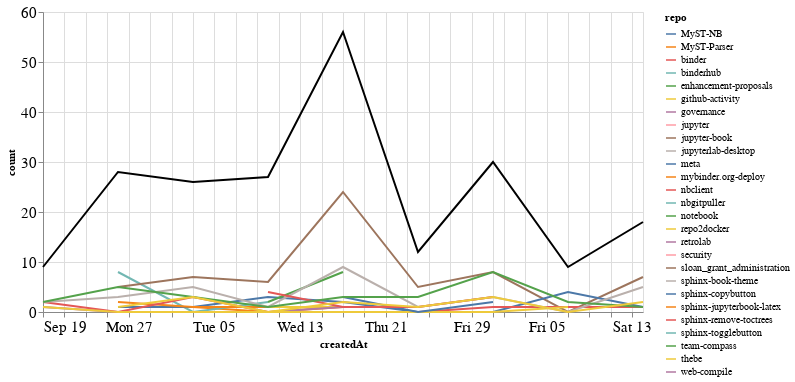

The notebook cell this image was saved under:
### Markdown cell above
### Comments

### Code cell
comments_time = comments.groupby('repo').resample('W', on='createdAt').count()['author'].reset_index()
comments_time = comments_time.rename(columns={'author': 'count'})
comments_time_total = comments_time.groupby('createdAt').agg({"count": "sum"}).reset_index()
ch1 = alt.Chart(comments_time, width=600).mark_line().encode(
    x='createdAt',
    y='count',
    color='repo',
    tooltip="repo"
)

ch2 = alt.Chart(comments_time_total, width=600).mark_line(color="black").encode(
    x='createdAt',
    y='count',
)

ch1 + ch2

### Figure 1 — Vega-Lite specification as saved in the notebook (floating-point values rounded to 4 significant figures)
{"config": {"axisLeft": {"labelFontSize": 15}, "axisBottom": {"labelFontSize": 15}}, "layer": [{"data": {"name": "data-5d9f70cc35adf9fac02fbc68040fef5f"}, "mark": "line", "encoding": {"color": {"type": "nominal", "field": "repo"}, "tooltip": {"type": "nominal", "field": "repo"}, "x": {"type": "temporal", "field": "createdAt"}, "y": {"type": "quantitative", "field": "count"}}, "width": 600}, {"data": {"name": "data-4dd7bd12be6b6d0b329c416d4ecd287c"}, "mark": {"type": "line", "color": "black"}, "encoding": {"x": {"type": "temporal", "field": "createdAt"}, "y": {"type": "quantitative", "field": "count"}}, "width": 600}], "$schema": "https://vega.github.io/schema/vega-lite/v4.8.1.json", "datasets": {"data-5d9f70cc35adf9fac02fbc68040fef5f": [{"repo": "MyST-NB", "createdAt": "2021-10-17T00:00:00", "count": 1}, {"repo": "MyST-NB", "createdAt": "2021-10-24T00:00:00", "count": 1}, {"repo": "MyST-Parser", "createdAt": "2021-09-26T00:00:00", "count": 1}, {"repo": "MyST-Parser", "createdAt": "2021-10-03T00:00:00", "count": 1}, {"repo": "MyST-Parser", "createdAt": "2021-10-10T00:00:00", "count": 0}, {"repo": "MyST-Parser", "createdAt": "2021-10-17T00:00:00", "count": 1}, {"repo": "binder", "createdAt": "2021-09-19T00:00:00", "count": 1}, {"repo": "binderhub", "createdAt": "2021-09-26T00:00:00", "count": 8}, {"repo": "binderhub", "createdAt": "2021-10-03T00:00:00", "count": 0}, {"repo": "binderhub", "createdAt": "2021-10-10T00:00:00", "count": 2}, {"repo": "enhancement-proposals", "createdAt": "2021-10-10T00:00:00", "count": 2}, {"repo": "github-activity", "createdAt": "2021-10-10T00:00:00", "count": 1}, {"repo": "github-activity", "createdAt": "2021-10-17T00:00:00", "count": 1}, {"repo": "governance", "createdAt": "2021-09-19T00:00:00", "count": 1}, {"repo": "governance", "createdAt": "2021-09-26T00:00:00", "count": 0}, {"repo": "governance", "createdAt": "2021-10-03T00:00:00", "count": 0}, {"repo": "governance", "createdAt": "2021-10-10T00:00:00", "count": 0}, {"repo": "governance", "createdAt": "2021-10-17T00:00:00", "count": 1}, {"repo": "jupyter", "createdAt": "2021-11-14T00:00:00", "count": 1}, {"repo": "jupyter-book", "createdAt": "2021-09-26T00:00:00", "count": 5}, {"repo": "jupyter-book", "createdAt": "2021-10-03T00:00:00", "count": 7}, {"repo": "jupyter-book", "createdAt": "2021-10-10T00:00:00", "count": 6}, {"repo": "jupyter-book", "createdAt": "2021-10-17T00:00:00", "count": 24}, {"repo": "jupyter-book", "createdAt": "2021-10-24T00:00:00", "count": 5}, {"repo": "jupyter-book", "createdAt": "2021-10-31T00:00:00", "count": 8}, {"repo": "jupyter-book", "createdAt": "2021-11-07T00:00:00", "count": 0}, {"repo": "jupyter-book", "createdAt": "2021-11-14T00:00:00", "count": 7}, {"repo": "jupyterlab-desktop", "createdAt": "2021-09-26T00:00:00", "count": 1}, {"repo": "meta", "createdAt": "2021-09-26T00:00:00", "count": 1}, {"repo": "meta", "createdAt": "2021-10-03T00:00:00", "count": 1}, {"repo": "meta", "createdAt": "2021-10-10T00:00:00", "count": 3}, {"repo": "meta", "createdAt": "2021-10-17T00:00:00", "count": 2}, {"repo": "meta", "createdAt": "2021-10-24T00:00:00", "count": 0}, {"repo": "meta", "createdAt": "2021-10-31T00:00:00", "count": 0}, {"repo": "meta", "createdAt": "2021-11-07T00:00:00", "count": 4}, {"repo": "meta", "createdAt": "2021-11-14T00:00:00", "count": 1}, {"repo": "mybinder.org-deploy", "createdAt": "2021-09-26T00:00:00", "count": 2}, {"repo": "mybinder.org-deploy", "createdAt": "2021-10-03T00:00:00", "count": 1}, {"repo": "mybinder.org-deploy", "createdAt": "2021-10-10T00:00:00", "count": 1}, {"repo": "nbclient", "createdAt": "2021-09-19T00:00:00", "count": 2}, {"repo": "nbclient", "createdAt": "2021-09-26T00:00:00", "count": 0}, {"repo": "nbclient", "createdAt": "2021-10-03T00:00:00", "count": 3}, {"repo": "nbclient", "createdAt": "2021-10-10T00:00:00", "count": 0}, {"repo": "nbclient", "createdAt": "2021-10-17T00:00:00", "count": 0}, {"repo": "nbclient", "createdAt": "2021-10-24T00:00:00", "count": 0}, {"repo": "nbclient", "createdAt": "2021-10-31T00:00:00", "count": 1}, {"repo": "nbclient", "createdAt": "2021-11-07T00:00:00", "count": 1}, {"repo": "nbclient", "createdAt": "2021-11-14T00:00:00", "count": 1}, {"repo": "nbgitpuller", "createdAt": "2021-11-07T00:00:00", "count": 1}, {"repo": "notebook", "createdAt": "2021-10-10T00:00:00", "count": 2}, {"repo": "notebook", "createdAt": "2021-10-17T00:00:00", "count": 8}, {"repo": "repo2docker", "createdAt": "2021-09-19T00:00:00", "count": 1}, {"repo": "repo2docker", "createdAt": "2021-09-26T00:00:00", "count": 0}, {"repo": "repo2docker", "createdAt": "2021-10-03T00:00:00", "count": 0}, {"repo": "repo2docker", "createdAt": "2021-10-10T00:00:00", "count": 0}, {"repo": "repo2docker", "createdAt": "2021-10-17T00:00:00", "count": 0}, {"repo": "repo2docker", "createdAt": "2021-10-24T00:00:00", "count": 0}, {"repo": "repo2docker", "createdAt": "2021-10-31T00:00:00", "count": 0}, {"repo": "repo2docker", "createdAt": "2021-11-07T00:00:00", "count": 1}, {"repo": "retrolab", "createdAt": "2021-10-31T00:00:00", "count": 1}, {"repo": "security", "createdAt": "2021-10-03T00:00:00", "count": 1}, {"repo": "sloan_grant_administration", "createdAt": "2021-10-10T00:00:00", "count": 4}, {"repo": "sphinx-book-theme", "createdAt": "2021-09-19T00:00:00", "count": 2}, {"repo": "sphinx-book-theme", "createdAt": "2021-09-26T00:00:00", "count": 3}, {"repo": "sphinx-book-theme", "createdAt": "2021-10-03T00:00:00", "count": 5}, {"repo": "sphinx-book-theme", "createdAt": "2021-10-10T00:00:00", "count": 1}, {"repo": "sphinx-book-theme", "createdAt": "2021-10-17T00:00:00", "count": 9}, {"repo": "sphinx-book-theme", "createdAt": "2021-10-24T00:00:00", "count": 1}, {"repo": "sphinx-book-theme", "createdAt": "2021-10-31T00:00:00", "count": 3}, {"repo": "sphinx-book-theme", "createdAt": "2021-11-07T00:00:00", "count": 0}, {"repo": "sphinx-book-theme", "createdAt": "2021-11-14T00:00:00", "count": 5}, {"repo": "sphinx-copybutton", "createdAt": "2021-10-17T00:00:00", "count": 3}, {"repo": "sphinx-copybutton", "createdAt": "2021-10-24T00:00:00", "count": 0}, {"repo": "sphinx-copybutton", "createdAt": "2021-10-31T00:00:00", "count": 2}, {"repo": "sphinx-jupyterbook-latex", "createdAt": "2021-10-03T00:00:00", "count": 1}, {"repo": "sphinx-remove-toctrees", "createdAt": "2021-10-10T00:00:00", "count": 4}, {"repo": "sphinx-remove-toctrees", "createdAt": "2021-10-17T00:00:00", "count": 1}, {"repo": "sphinx-remove-toctrees", "createdAt": "2021-10-24T00:00:00", "count": 1}, {"repo": "sphinx-remove-toctrees", "createdAt": "2021-10-31T00:00:00", "count": 3}, {"repo": "sphinx-togglebutton", "createdAt": "2021-10-31T00:00:00", "count": 1}, {"repo": "team-compass", "createdAt": "2021-09-19T00:00:00", "count": 2}, {"repo": "team-compass", "createdAt": "2021-09-26T00:00:00", "count": 5}, {"repo": "team-compass", "createdAt": "2021-10-03T00:00:00", "count": 3}, {"repo": "team-compass", "createdAt": "2021-10-10T00:00:00", "count": 1}, {"repo": "team-compass", "createdAt": "2021-10-17T00:00:00", "count": 3}, {"repo": "team-compass", "createdAt": "2021-10-24T00:00:00", "count": 3}, {"repo": "team-compass", "createdAt": "2021-10-31T00:00:00", "count": 8}, {"repo": "team-compass", "createdAt": "2021-11-07T00:00:00", "count": 2}, {"repo": "team-compass", "createdAt": "2021-11-14T00:00:00", "count": 1}, {"repo": "thebe", "createdAt": "2021-09-26T00:00:00", "count": 1}, {"repo": "thebe", "createdAt": "2021-10-03T00:00:00", "count": 3}, {"repo": "thebe", "createdAt": "2021-10-10T00:00:00", "count": 0}, {"repo": "thebe", "createdAt": "2021-10-17T00:00:00", "count": 2}, {"repo": "thebe", "createdAt": "2021-10-24T00:00:00", "count": 1}, {"repo": "thebe", "createdAt": "2021-10-31T00:00:00", "count": 3}, {"repo": "thebe", "createdAt": "2021-11-07T00:00:00", "count": 0}, {"repo": "thebe", "createdAt": "2021-11-14T00:00:00", "count": 2}, {"repo": "web-compile", "createdAt": "2021-09-26T00:00:00", "count": 1}], "data-4dd7bd12be6b6d0b329c416d4ecd287c": [{"createdAt": "2021-09-19T00:00:00", "count": 9}, {"createdAt": "2021-09-26T00:00:00", "count": 28}, {"createdAt": "2021-10-03T00:00:00", "count": 26}, {"createdAt": "2021-10-10T00:00:00", "count": 27}, {"createdAt": "2021-10-17T00:00:00", "count": 56}, {"createdAt": "2021-10-24T00:00:00", "count": 12}, {"createdAt": "2021-10-31T00:00:00", "count": 30}, {"createdAt": "2021-11-07T00:00:00", "count": 9}, {"createdAt": "2021-11-14T00:00:00", "count": 18}]}}
